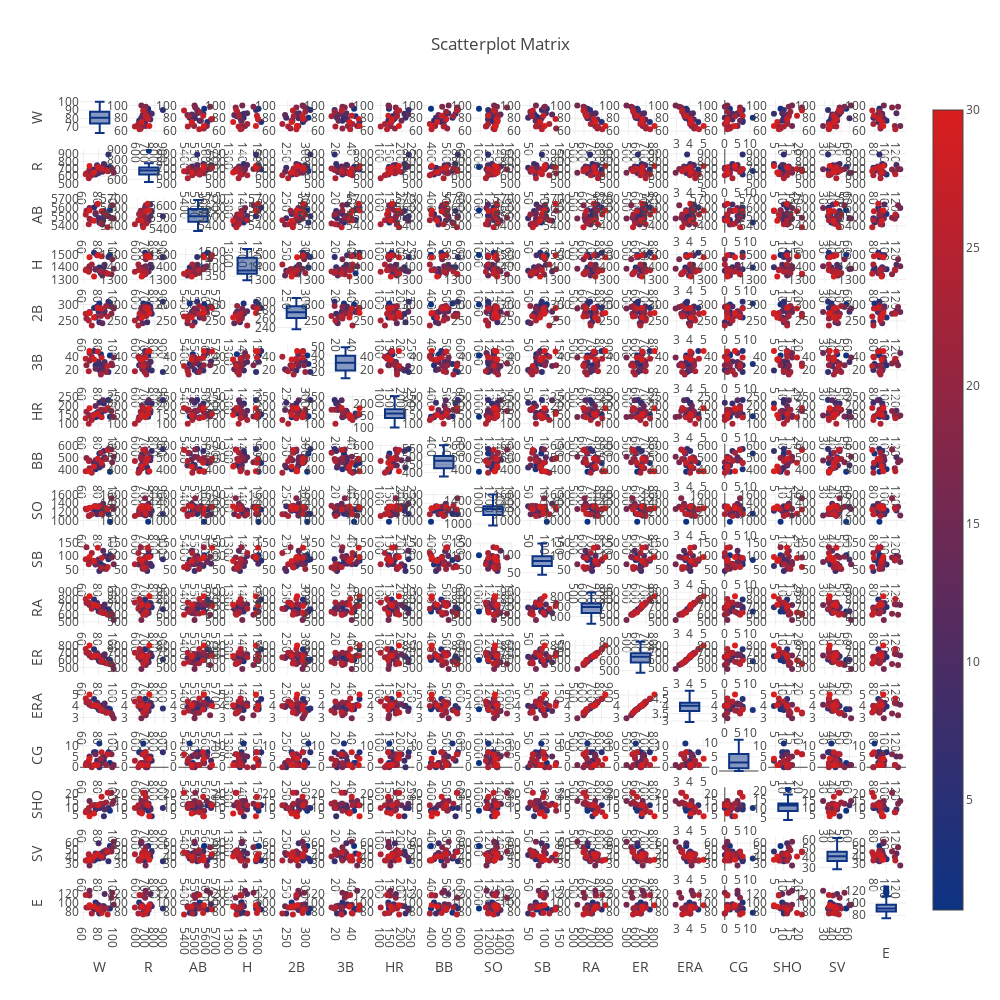

The notebook cell this image was saved under:
### Code cell
df = baseball
data = df.loc[:,['W', 'R', 'AB', 'H', '2B', '3B', 'HR', 'BB', 'SO', 'SB', 'RA', 'ER',
       'ERA', 'CG', 'SHO', 'SV', 'E']]
data["index"] = np.arange(1, len(data) +1)

figure1 = ff.create_scatterplotmatrix(data, diag ='box', index = 'index', colormap = 'Portland', 
                                      colormap_type ='cat', height = 1000, width = 1000)
iplot(figure1)
